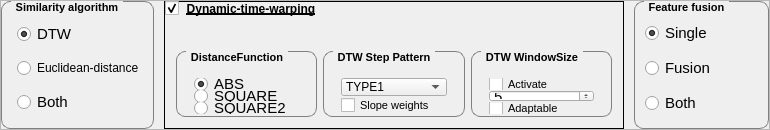
           <widget class="QFrame" name="frame_7">
            <property name="minimumSize">
             <size>
              <width>770</width>
              <height>130</height>
             </size>
            </property>
            <property name="maximumSize">
             <size>
              <width>16777215</width>
              <height>130</height>
             </size>
            </property>
            <property name="frameShape">
             <enum>QFrame::StyledPanel</enum>
            </property>
            <property name="frameShadow">
             <enum>QFrame::Plain</enum>
            </property>
            <layout class="QGridLayout" name="gridLayout_9">
             <property name="leftMargin">
              <number>0</number>
             </property>
             <property name="topMargin">
              <number>0</number>
             </property>
             <property name="rightMargin">
              <number>0</number>
             </property>
             <property name="bottomMargin">
              <number>0</number>
             </property>
             <property name="horizontalSpacing">
              <number>10</number>
             </property>
             <property name="verticalSpacing">
              <number>0</number>
             </property>
             <item row="0" column="2">
              <widget class="QGroupBox" name="groupBox_201">
               <property name="font">
                <font>
                 <pointsize>8</pointsize>
                 <weight>75</weight>
                 <italic>false</italic>
                 <bold>true</bold>
                </font>
               </property>
               <property name="styleSheet">
                <string notr="true">QGroupBox {
    border: 1px solid gray;
    border-radius: 9px;
    margin-top: 0.5em;
	font-weight: bold;
	font-size: 8pt;
}

QGroupBox::title {
    subcontrol-origin: margin;
    left: 10px;
    padding: 0 3px 0 3px;
}</string>
               </property>
               <property name="title">
                <string>Feature fusion</string>
               </property>
               <property name="checkable">
                <bool>false</bool>
               </property>
               <layout class="QGridLayout" name="gridLayout_35">
                <property name="leftMargin">
                 <number>10</number>
                </property>
                <property name="topMargin">
                 <number>8</number>
                </property>
                <property name="bottomMargin">
                 <number>0</number>
                </property>
                <property name="spacing">
                 <number>0</number>
                </property>
                <item row="1" column="0">
                 <widget class="QRadioButton" name="rbFusionFF">
                  <property name="font">
                   <font>
                    <pointsize>11</pointsize>
                   </font>
                  </property>
                  <property name="text">
                   <string>Fusion</string>
                  </property>
                 </widget>
                </item>
                <item row="0" column="0">
                 <widget class="QRadioButton" name="rbSingleFF">
                  <property name="font">
                   <font>
                    <pointsize>11</pointsize>
                   </font>
                  </property>
                  <property name="text">
                   <string>Single</string>
                  </property>
                  <property name="checked">
                   <bool>true</bool>
                  </property>
                 </widget>
                </item>
                <item row="2" column="0">
                 <widget class="QRadioButton" name="rbBothFF">
                  <property name="font">
                   <font>
                    <pointsize>11</pointsize>
                   </font>
                  </property>
                  <property name="text">
                   <string>Both</string>
                  </property>
                 </widget>
                </item>
               </layout>
              </widget>
             </item>
             <item row="0" column="1">
              <widget class="QGroupBox" name="gbDynamicTimeWarping">
               <property name="minimumSize">
                <size>
                 <width>460</width>
                 <height>0</height>
                </size>
               </property>
               <property name="font">
                <font>
                 <weight>75</weight>
                 <bold>true</bold>
                 <underline>true</underline>
                </font>
               </property>
               <property name="focusPolicy">
                <enum>Qt::NoFocus</enum>
               </property>
               <property name="contextMenuPolicy">
                <enum>Qt::DefaultContextMenu</enum>
               </property>
               <property name="toolTip">
                <string>Change to weighted DTW</string>
               </property>
               <property name="layoutDirection">
                <enum>Qt::LeftToRight</enum>
               </property>
               <property name="autoFillBackground">
                <bool>false</bool>
               </property>
               <property name="styleSheet">
                <string notr="true">QGroupBox#gbDynamicTimeWarping { 
    border: 1px solid black; 
	font-weight: bold;

 } 

QGroupBox::title#gbDynamicTimeWarping{ 
	background-color: transparent;
   	subcontrol-position: top left; 
    padding: 1px;
} 

QGroupBox::indicator#gbDynamicTimeWarping {
    width: 27px;
    height: 27px;
	padding-right: 50px;
	padding-left: 55;
	image: url(noWeightSelect.png)
}
 
QGroupBox::indicator:checked:hover#gbDynamicTimeWarping {
	image: url(weight.png)
}
 
QGroupBox::indicator:unchecked#gbDynamicTimeWarping {
}</string>
               </property>
               <property name="inputMethodHints">
                <set>Qt::ImhNone</set>
               </property>
               <property name="title">
                <string>Dynamic-time-warping</string>
               </property>
               <property name="flat">
                <bool>false</bool>
               </property>
               <property name="checkable">
                <bool>true</bool>
               </property>
               <property name="checked">
                <bool>true</bool>
               </property>
               <layout class="QGridLayout" name="gridLayout_34">
                <property name="topMargin">
                 <number>30</number>
                </property>
                <item row="0" column="1">
                 <widget class="QGroupBox" name="groupBox_20">
                  <property name="font">
                   <font>
                    <pointsize>8</pointsize>
                    <weight>75</weight>
                    <bold>true</bold>
                   </font>
                  </property>
                  <property name="styleSheet">
                   <string notr="true">QGroupBox {
    border: 1px solid gray;
    border-radius: 9px;
    margin-top: 0.5em;
	font-weight: bold;
	font-size: 8pt;
}

QGroupBox::title {
    subcontrol-origin: margin;
    left: 10px;
    padding: 0 3px 0 3px;
}</string>
                  </property>
                  <property name="title">
                   <string>DTW Step Pattern</string>
                  </property>
                  <property name="alignment">
                   <set>Qt::AlignLeading|Qt::AlignLeft|Qt::AlignVCenter</set>
                  </property>
                  <property name="flat">
                   <bool>false</bool>
                  </property>
                  <property name="checkable">
                   <bool>false</bool>
                  </property>
                  <layout class="QGridLayout" name="gridLayout_37">
                   <property name="leftMargin">
                    <number>15</number>
                   </property>
                   <property name="topMargin">
                    <number>8</number>
                   </property>
                   <property name="rightMargin">
                    <number>15</number>
                   </property>
                   <property name="bottomMargin">
                    <number>0</number>
                   </property>
                   <property name="spacing">
                    <number>0</number>
                   </property>
                   <item row="1" column="0">
                    <widget class="QCheckBox" name="cbDtwSlopeWeights">
                     <property name="font">
                      <font>
                       <pointsize>8</pointsize>
                       <weight>50</weight>
                       <bold>false</bold>
                      </font>
                     </property>
                     <property name="styleSheet">
                      <string notr="true"/>
                     </property>
                     <property name="text">
                      <string>Slope weights</string>
                     </property>
                    </widget>
                   </item>
                   <item row="0" column="0">
                    <widget class="QComboBox" name="cbDTWStepPattern">
                     <item>
                      <property name="text">
                       <string>TYPE1</string>
                      </property>
                     </item>
                     <item>
                      <property name="text">
                       <string>TYPE2</string>
                      </property>
                     </item>
                     <item>
                      <property name="text">
                       <string>TYPE3</string>
                      </property>
                     </item>
                     <item>
                      <property name="text">
                       <string>TYPE4</string>
                      </property>
                     </item>
                     <item>
                      <property name="text">
                       <string>TYPE5</string>
                      </property>
                     </item>
                     <item>
                      <property name="text">
                       <string>ITAKURA</string>
                      </property>
                     </item>
                    </widget>
                   </item>
                  </layout>
                 </widget>
                </item>
                <item row="0" column="0">
                 <widget class="QGroupBox" name="groupBox_18">
                  <property name="font">
                   <font>
                    <pointsize>8</pointsize>
                    <weight>75</weight>
                    <bold>true</bold>
                   </font>
                  </property>
                  <property name="styleSheet">
                   <string notr="true">QGroupBox {
    border: 1px solid gray;
    border-radius: 9px;
    margin-top: 0.5em;
	font-weight: bold;
	font-size: 8pt;
}

QGroupBox::title {
    subcontrol-origin: margin;
    left: 10px;
    padding: 0 3px 0 3px;
}</string>
                  </property>
                  <property name="title">
                   <string>DistanceFunction</string>
                  </property>
                  <layout class="QGridLayout" name="gridLayout_28">
                   <property name="leftMargin">
                    <number>15</number>
                   </property>
                   <property name="topMargin">
                    <number>8</number>
                   </property>
                   <property name="rightMargin">
                    <number>0</number>
                   </property>
                   <property name="bottomMargin">
                    <number>0</number>
                   </property>
                   <property name="spacing">
                    <number>0</number>
                   </property>
                   <item row="0" column="0">
                    <widget class="QRadioButton" name="rbABS">
                     <property name="font">
                      <font>
                       <pointsize>11</pointsize>
                      </font>
                     </property>
                     <property name="text">
                      <string>ABS</string>
                     </property>
                     <property name="checked">
                      <bool>true</bool>
                     </property>
                    </widget>
                   </item>
                   <item row="1" column="0">
                    <widget class="QRadioButton" name="rbSQUARE">
                     <property name="font">
                      <font>
                       <pointsize>11</pointsize>
                      </font>
                     </property>
                     <property name="text">
                      <string>SQUARE</string>
                     </property>
                    </widget>
                   </item>
                   <item row="2" column="0">
                    <widget class="QRadioButton" name="rbSQUARE2">
                     <property name="font">
                      <font>
                       <pointsize>11</pointsize>
                      </font>
                     </property>
                     <property name="text">
                      <string>SQUARE2</string>
                     </property>
                    </widget>
                   </item>
                  </layout>
                 </widget>
                </item>
                <item row="0" column="2">
                 <widget class="QGroupBox" name="groupBox_21">
                  <property name="font">
                   <font>
                    <pointsize>8</pointsize>
                    <weight>75</weight>
                    <bold>true</bold>
                   </font>
                  </property>
                  <property name="styleSheet">
                   <string notr="true">QGroupBox {
    border: 1px solid gray;
    border-radius: 9px;
    margin-top: 0.5em;
	font-weight: bold;
	font-size: 8pt;
}

QGroupBox::title {
    subcontrol-origin: margin;
    left: 10px;
    padding: 0 3px 0 3px;
}</string>
                  </property>
                  <property name="title">
                   <string>DTW WindowSize</string>
                  </property>
                  <layout class="QGridLayout" name="gridLayout_39">
                   <property name="leftMargin">
                    <number>15</number>
                   </property>
                   <property name="topMargin">
                    <number>8</number>
                   </property>
                   <property name="rightMargin">
                    <number>15</number>
                   </property>
                   <property name="bottomMargin">
                    <number>0</number>
                   </property>
                   <property name="spacing">
                    <number>0</number>
                   </property>
                   <item row="1" column="0">
                    <widget class="QSpinBox" name="sbDtwWindowSize">
                     <property name="font">
                      <font>
                       <pointsize>11</pointsize>
                      </font>
                     </property>
                     <property name="value">
                      <number>5</number>
                     </property>
                    </widget>
                   </item>
                   <item row="0" column="0">
                    <widget class="QCheckBox" name="cbDtwWindowSizeActivate">
                     <property name="font">
                      <font>
                       <pointsize>8</pointsize>
                       <weight>50</weight>
                       <bold>false</bold>
                      </font>
                     </property>
                     <property name="styleSheet">
                      <string notr="true"/>
                     </property>
                     <property name="text">
                      <string>Activate</string>
                     </property>
                     <property name="checked">
                      <bool>false</bool>
                     </property>
                    </widget>
                   </item>
                   <item row="2" column="0">
                    <widget class="QCheckBox" name="cbDtwWindowSizeAdaptable">
                     <property name="font">
                      <font>
                       <pointsize>8</pointsize>
                       <weight>50</weight>
                       <bold>false</bold>
                      </font>
                     </property>
                     <property name="styleSheet">
                      <string notr="true"/>
                     </property>
                     <property name="text">
                      <string>Adaptable</string>
                     </property>
                    </widget>
                   </item>
                  </layout>
                 </widget>
                </item>
               </layout>
              </widget>
             </item>
             <item row="0" column="0">
              <widget class="QGroupBox" name="groupBox_211">
               <property name="maximumSize">
                <size>
                 <width>170</width>
                 <height>16777215</height>
                </size>
               </property>
               <property name="font">
                <font>
                 <pointsize>8</pointsize>
                 <weight>75</weight>
                 <bold>true</bold>
                </font>
               </property>
               <property name="styleSheet">
                <string notr="true">QGroupBox {
    border: 1px solid gray;
    border-radius: 9px;
    margin-top: 0.5em;
	font-weight: bold;
	font-size: 8pt;
}
QGroupBox::title {
    subcontrol-origin: margin;
    left: 10px;
    padding: 0 3px 0 3px;
}
</string>
               </property>
               <property name="title">
                <string>Similarity algorithm</string>
               </property>
               <property name="checkable">
                <bool>false</bool>
               </property>
               <layout class="QGridLayout" name="gridLayout_36">
                <property name="leftMargin">
                 <number>15</number>
                </property>
                <property name="topMargin">
                 <number>8</number>
                </property>
                <property name="bottomMargin">
                 <number>0</number>
                </property>
                <property name="spacing">
                 <number>0</number>
                </property>
                <item row="0" column="0">
                 <widget class="QRadioButton" name="rbDTWSA">
                  <property name="font">
                   <font>
                    <pointsize>11</pointsize>
                   </font>
                  </property>
                  <property name="text">
                   <string>DTW</string>
                  </property>
                  <property name="checked">
                   <bool>true</bool>
                  </property>
                 </widget>
                </item>
                <item row="2" column="0">
                 <widget class="QRadioButton" name="rbBothSA">
                  <property name="font">
                   <font>
                    <pointsize>11</pointsize>
                   </font>
                  </property>
                  <property name="text">
                   <string>Both</string>
                  </property>
                 </widget>
                </item>
                <item row="1" column="0">
                 <widget class="QRadioButton" name="rbEuclideanDistSA">
                  <property name="font">
                   <font>
                    <pointsize>9</pointsize>
                   </font>
                  </property>
                  <property name="text">
                   <string>Euclidean-distance</string>
                  </property>
                 </widget>
                </item>
               </layout>
              </widget>
             </item>
            </layout>
           </widget>
